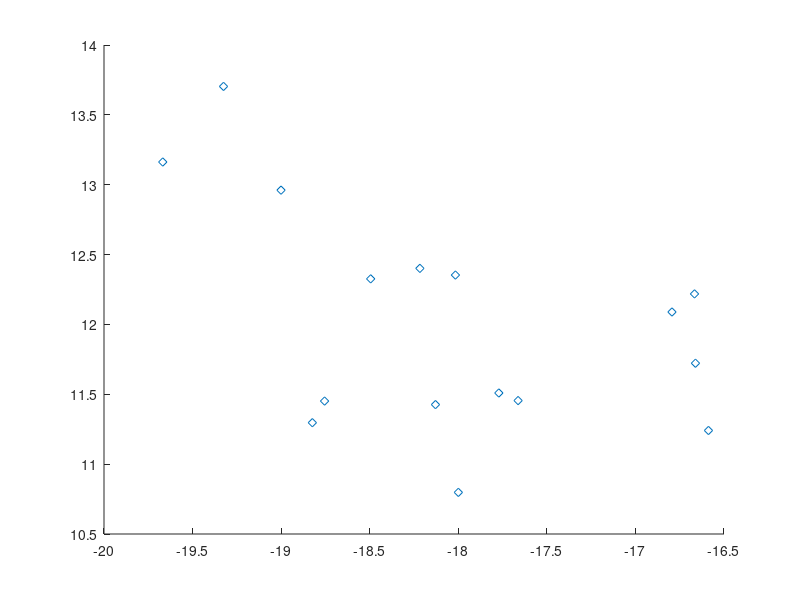

MATLAB code for this plot: (Note: this script raises an error after producing the figure.)
% lda8OX2D.m - Linear Discriminant Projection for data8OX.txt
%
fin=fopen('53stdL3.txt');
nf=10;     n=48;                       % nf features, n patterns
L(1)=16;  L(2)=32;  L(3)=48;          % L(3)=n
fgetl(fin); fgetl(fin); fgetl(fin);   % skip 3 header lines
A=fscanf(fin,'%f',[1+nf n]); A=A';    % read input data 
d=10;  nk=16;  X=A(:,1:d);
%
% (a) - Covariance Matrix T,  [n d]=size(X);  n=45,  d=8
%
X1=X(1:L(1),:);  
X2=X(1+L(1):L(2),:);  
X3=X(1+L(2):L(3),:);
m1=mean(X1);    m2=mean(X2);    m3=mean(X3);
mu=mean(X);     T=cov(X);
W1=cov(X1);     W2=cov(X2);     W3=cov(X3); 
W=(nk-1)*(W1+W2+W3);
B=nk*((m1-mu)'*(m1-mu)+(m2-mu)'*(m2-mu)+(m3-mu)'*(m3-mu));
s=0.0001;
C=(inv(W+s*eye(d)))*(B+eps);
%
% (b) - Compute Eigenvalues of W^{-1}B
%
[U D]=eig(C);
Lambda=diag(D);
[Cat index]=sort(Lambda,'descend');
%
% (c) - Compute Percentage of Variance Retained
%
R(1)=Cat(1);
for i=2:d
  R(i)=R(i-1)+Cat(i);
end
S=R(d);
for i=1:d
  R(i)=R(i)/S*100;
end
format short
L',R
%
% (d) - LDA for 8OX data set
%
K=3;
Xproj=zeros(K,d);                     % initiate a projection matrix
for i=1:K
   Xproj(i,:)=U(:,index(i))';
end
Y=(Xproj*X')';                        % first K discriminant components
X1=Y(1:L(1),1);      Y1=Y(1:L(1),2); Z1=Y(1:L(1),3);
X2=Y(1+L(1):L(2),1); Y2=Y(1+L(1):L(2),2); Z2=Y(1+L(1):L(2),3); 
X3=Y(1+L(2):L(3),1); Y3=Y(1+L(2):L(3),2); Z3=Y(1+L(2):L(3),3);
plot3(X1,Y1,Z1,'d',X2,Y2,Z2,'O',X3,Y3,Z3,'X', 'markersize',12); grid ;
legend('D04','D06','D15')
% axis([2 24 -2 20]); grid;
title('First Three Linear Discriminant Projection for 53stdL3')